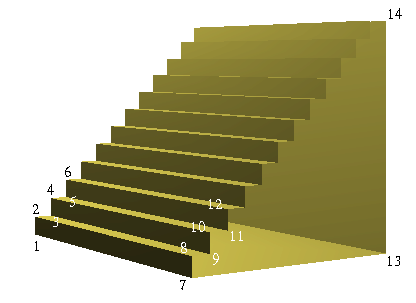
%> input picture assignments/ex2calibration/cal_points.gif, 416 x 303 px
$ octave calibration.m   (GNU Octave 9; MATLAB toolbox functions it lacks are replaced by stand-ins)
%> lines starting %> are read from the running program, lines starting %| are printed output that depends on the picture
% Computes intrinsic and extrinsic camera parameters
% (See Bigun, Vision with Direction Sections 13.1-3
%
% (C) F. Smeraldi, Oct 4th 2000
% Modified by M. Persson, Feb 2nd 2006
% Modified by J. Bigun, Nov. 2011
%%%%%%%%%%%%%%%%%%%%%%%%%%
% The code is to be completed by the student as appropriate.
%%%%%%%%%%%%%%%%%%%%%%%%%%

figure(1);imshow('cal_points.gif');
figure(2);imshow('S7img1.gif');
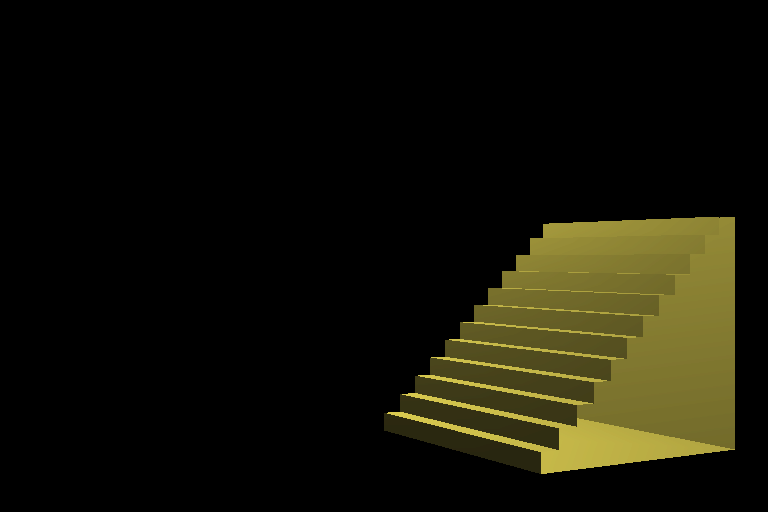
%> input picture assignments/ex2calibration/S7img1.gif, 768 x 512 px
im=imread('S7img1.gif');
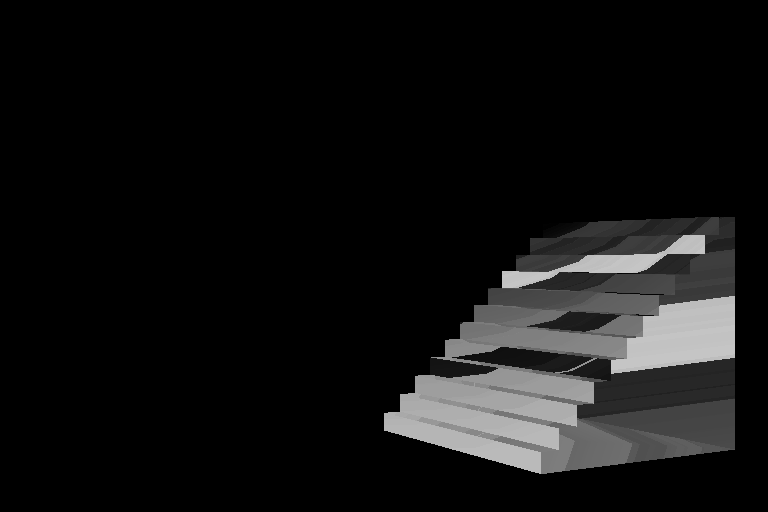
%> im: size 512x768 uint8; min 0, max 198, mean 17.9


% Number of points used for calibration
NPOINTS=14;

% World coordinates of the points marked in the image - row vects
% (X, Y, Z) (The origin is the lower leftmost corner of the stairs, marked as
% point 1 in cal_points.gif illustrates)
%

worldcoords= [   0,  0   ,   0 ; 	% point  1
		 0,  10.08,   0;	% point  2
		5.04, 10.08, 8.73;	% point  3
		5.04, 20.16, 8.73; 	% point  4
		10.08, 20.16, 17.46; 	% point  5
		10.08, 30.24, 17.46;	% point  6
	      	-120.38,  0,    69.50;	% point  7
		-120.38, 10.08, 69.50; 	% point  8
		-115.34, 10.08, 78.23; 	% point  9
		-115.34, 20.16, 78.23;	% point 10
		-110.30, 20.16, 86.96; 	% point 11
		-110.30, 30.24, 86.96; 	% point 12
		-59.33,  0, 175.23; 	% point 13
		-59.33, 120.2, 175.23]; % point 14


%%%%%%%%%%%%%%%%%%%%%%%%%%%%%%%
% Find the image coordinates of these points on image S7img1.gif, using
% appropriate tools, e.g.  ginput or impixel. Use the matlab help if you
% dont know how to use them.  Store image coordinates in imagecoords as row vectors:
% imagecoords = [x1 y1;i
%		 x2 y2;
%		 .....;
%		 ......];
%%%%%%%%%%%%%%%%%%%%%%%%%%%%%%%


imagecoords=   [
                       %FILL obtain imagecoords via ginput on a zoomed version of the image
  384.2750,  431.3613;
  384.2750,  413.6350;
  400.4600,  412.4789;
  400.6527,  393.9818;
  415.6815,  393.4038;
  415.6815,  376.4482;
  541.3887,  474.3950;
  541.2188,  452.6450;
  559.2305,  450.4360;
  559.5703,  428.5161;
  577.4121,  427.4966;
  577.2422,  405.5767;
  735.4336,  450.5247;
  735.5072,  217.5020;
  ];


% Now put together the  matrix B, block by block.
% For this construct first sub-blocks of B as wh,  zblock, cblock and
% rblock appropriately into a single matrix.
wh=[worldcoords ones(NPOINTS,1)];  %world coordinates in homogeneous coordinates
cblock= (imagecoords(:,1)*ones(1,4)).*wh;% a block computed from wh and image-column coordinates
rblock= (imagecoords(:,2)*ones(1,4)).*wh;%a block computed from wh and image-row coordinates
zblock= zeros(NPOINTS, 4);                          % FILL a block consisting of zeros


B=[                 %FILL as appropriate using wh, zblock, cbolock, rblock. Mind the signs!!
 wh zblock -1*cblock;
 zblock wh -1*rblock;
];


%%%%%%%%%%%%%%%%%%%%%%%%%%
% Find the projection matrix M by computing the SVD of B.
% Look at Eq. 13.61 and 13.62 in Bigun's book and the
% explanation. Note howvector m is formed by rearranging the
% components of M into a column vector (Eq 13.53).
%%%%%%%%%%%%%%%%%%%%%%%%%%

[U, S, V] = svd(B);
m=V(:,12);  %FILL...collect the m from svd decomposition of B as a vector.
M=reshape(m, 4, 3)';  %FILL...reshape it to a 3x4 matrix.

%Notice that the norm of m is always 1 because it is an "eigen" vector.
%This means that m as well as gamma*m are solutions for the equation B*m=0,
%not just the particular m that is returned by svd and has the norm 1.
%The factor gamma can be recovered from two facts.
%1) We know that the vector M(3,1:3) is a row in a rotation (orthogonal)
%matrix, so that its norm is 1. This gives the magnitude of gamma.
%2)To recover the sign of gamma we use the common sense that the object,
%to which world-frame is attached, is in front of the camera
%(otherwise it will not be visible to the camera). This means the world-frame origin
%as seen in  the camera frame must be at a point
%that has positive Z component. The latter is by definition t_Z  and
%equals to M(3,4). Using these two facts we recover next,  M from the scaling effect of
%gamma.

gamma=sign(M(3,4))*norm(M(3,1:3)); %REPLACE [ 1 ] WITH THE CORRECT EXPRESSION
M=M/gamma;

%%%%%%%%%%%%%%%%%%%%%%%
% Compute
% the camera intrinsic parameters fx, fy, c0, r0
% by taking scalar products between the (sub)rows of M

      %REPLACE [  ] WITH THE CORRECT EXPRESSION
c0= dot([M(1,1) M(1,2) M(1,3)], [M(3,1) M(3,2) M(3,3)]);
r0= dot([M(2,1) M(2,2) M(2,3)], [M(3,1) M(3,2) M(3,3)]);
fx= sqrt(dot([M(1,1) M(1,2) M(1,3)], [M(1,1) M(1,2) M(1,3)]) - c0^2);
fy= sqrt(dot([M(2,1) M(2,2) M(2,3)], [M(2,1) M(2,2) M(2,3)]) - r0^2);
MI=[% Fill in MI using c0,r0,fx,fy
    -fx 0 c0;
    0 -fy r0;
    0 0 1;
    ]
%Compute the extrinsic camera parameters R and t
%by remembering that M=MI*ME

    %REPLACE [  ] WITH THE CORRECT EXPRESSION
ME=MI\M;
R= ME(:, 1:3); %This takes a vector in world coordinates to camera coordinates.
t= ME(:, 4); %t is in camera coordinates. If you want to have it in
            %world coordinates then it is -R'*t

tw= -R'*t; %t in world coordinates is -R'*t


%Optional assignment: Refine R via SVD.
%ideally a rotation matrix has 1 as singular values. We
%force the singular values to be 1 and reconstruct R via
%svd. The reconstructed R, called RR,  has for sure orthogonal
%columns, whereas there is no guarantee that R has orthogonal columns.
